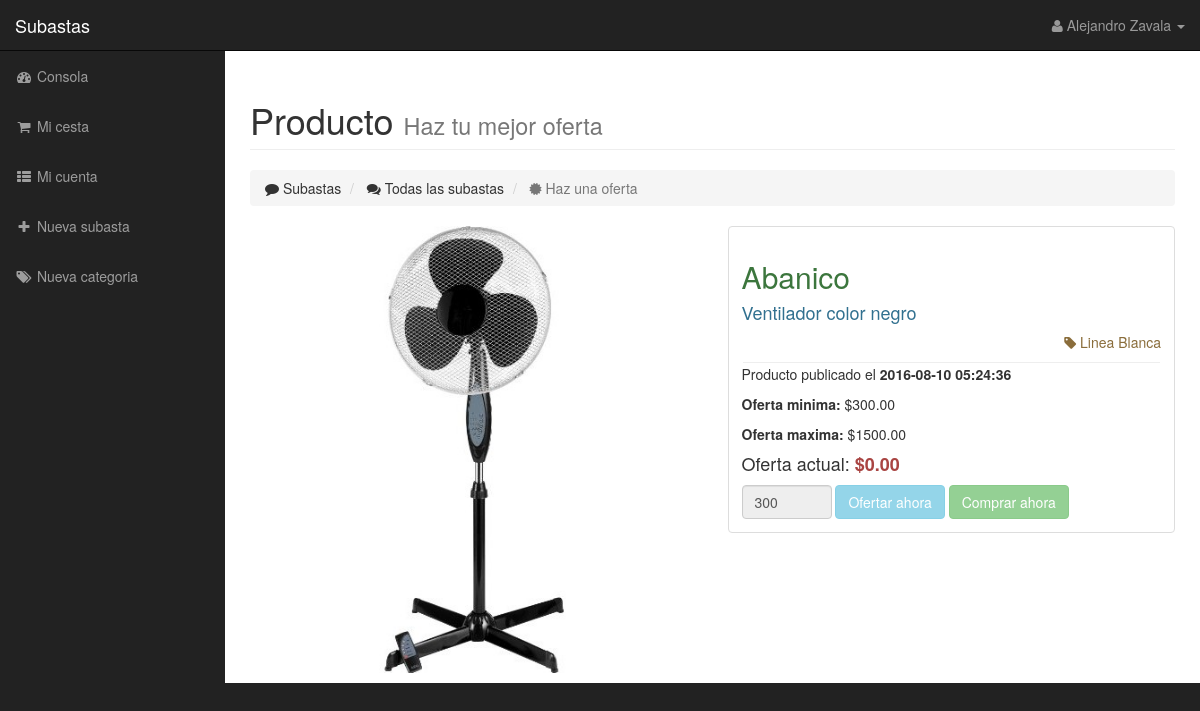
Page /subasta.php?id=3 (signed in) on the committed database.
### tables this page shows
CREATE TABLE IF NOT EXISTS `producto` (
  `id_producto` int(11) NOT NULL AUTO_INCREMENT,
  `nombre` varchar(100) NOT NULL,
  `descripcion` varchar(300) DEFAULT NULL,
  `imagen` varchar(300) DEFAULT NULL,
  `id_categoria` int(11) DEFAULT NULL,
  PRIMARY KEY (`id_producto`)
);

CREATE TABLE IF NOT EXISTS `categoria` (
  `id_categoria` int(11) NOT NULL AUTO_INCREMENT,
  `categoria` varchar(100) NOT NULL,
  `descripcion` varchar(300) DEFAULT NULL,
  PRIMARY KEY (`id_categoria`)
);

CREATE TABLE IF NOT EXISTS `subasta` (
  `id_subasta` int(11) NOT NULL AUTO_INCREMENT,
  `min` int(11) DEFAULT NULL,
  `max` int(11) DEFAULT NULL,
  `tiempo_ini` datetime NOT NULL,
  `tiempo_fin` datetime NOT NULL,
  `estado` int(11) NOT NULL,
  `comprador` int(11) DEFAULT NULL,
  `subastador` int(11) NOT NULL,
  `id_producto` int(11) NOT NULL,
  PRIMARY KEY (`id_subasta`)
);

### conexion/Conexion.php (called while the page is built, shortened)
<?php
    class Conexion{
    private $conn = null;
    public function __construct(){
        $this->conn = new mysqli("localhost", "root", "Fernando_87", "subastas");
        $this->conn->set_charset("utf8");
    }
    public function select($qry){
        $result = $this->conn->query($qry);
        return $result;
    }
    public function query($qry){
        if(!$this->conn->query($qry)){
            return false;
        }else{
            return true;
        }
        return null;
    }
}
?>

### subasta.php (the view, shortened to what this page needs)
<?php
  include ("conexion/Conexion.php");
  $bd = new Conexion();
  $id_sub = $_GET["id"];
?>
<!DOCTYPE html>
<html lang="es">
<head>
    <link href="css/bootstrap.min.css" rel="stylesheet">
    <link href="css/sb-admin.css" rel="stylesheet">
    <link href="css/plugins/morris.css" rel="stylesheet">
    <link href="font-awesome/css/font-awesome.min.css" rel="stylesheet" type="text/css">
</head>
<body>
    <div id="wrapper">
        <nav class="navbar navbar-inverse navbar-fixed-top" role="navigation">
            <div class="navbar-header">
                <a class="navbar-brand" href="subastas.php">Subastas</a>
            </div>
            <?php
              include ("header.php");
            ?>
            <?php
              include ("sidebar.php");
            ?>
        </nav>
        <div id="page-wrapper">
            <div class="container-fluid">
                <div class="row">
                    <div class="col-lg-12">
                        <h1 class="page-header">
                            Producto <small>Haz tu mejor oferta</small>
                        </h1>
                        <ol class="breadcrumb">
                            <li>
                                <i class="fa fa-comment"></i> Subastas
                            </li>
                            <li>
                                <i class="fa fa-comments"></i> Todas las subastas
                            </li>
                            <li class="active">
                                <i class="fa fa-certificate"></i> Haz una oferta
                            </li>
                        </ol>
                    </div>
                </div>
                <div class="row">
                  <?php
                      $res = $bd->select("SELECT * from subasta where id_subasta=$id_sub");
                      if($res->num_rows > 0){
                        while($row = $res->fetch_assoc()){
                          $min = $row["min"];
                          $max = $row["max"];
                          $ini = $row["tiempo_ini"];
                          $fin = $row["tiempo_fin"];
                          $estado = $row["estado"];
                          $subastador = $row["subastador"];
                          $id_producto = $row["id_producto"];
                          $res2 = $bd->select("SELECT * from producto where id_producto=$id_producto");
                          if($res2->num_rows > 0){
                            while($row2 = $res2->fetch_assoc()){
                              $nombre_p = $row2["nombre"];
                              $imagen_p = $row2["imagen"];
                              $descripcion_p = $row2["descripcion"];
                              $id_categoria = $row2["id_categoria"];
                              $result = $bd->select("SELECT * from categoria where id_categoria=$id_categoria");
                              $categoria_arr = mysqli_fetch_array($result);
                              $categoria = $categoria_arr["categoria"];
                              $res_count=$bd->select("SELECT count(*) as total from oferta where id_subasta=$id_sub");
                              $data=mysqli_fetch_array($res_count);
                              $count_ofert = $data['total'];
                              $res3 = $bd->select("SELECT * from oferta where id_subasta=$id_sub order by id_oferta desc limit 1");
                              if($res3->num_rows > 0){
                                while($row3 = $res3->fetch_assoc()){
                                  $id_oferta = $row3["id_oferta"];
                                  $oferta = $row3["oferta"];
                                  $ofertante_comp = $row3["comprador"];
                                  ?>
                                  <div class="col-sm-6 col-md-6">
                                      <?php
                                        echo "<img src='images/productos/$imagen_p' style='max-height: 450px; width: 100%;'>";
                                      ?>
                                  </div>
                                  <div class="col-sm-6 col-md-6">
                                    <div class="thumbnail">
                                      <div class="caption">
                                        <?php
                                          if($estado == 1 && $ofertante_comp != null){
                                            echo "<h1 class='text-danger'>VENDIDO | SOLD</h1>";
                                          }
                                        ?>
                                        <h2 class="text-success"><?php echo $nombre_p; ?></h2>
                                        <h4 class="text-info"><?php echo $descripcion_p; ?></h4>
                                        <p class="text-warning text-right"><i class="fa fa-tag"></i> <?php echo $categoria; ?></p>
                                        <hr style="margin: 1px 1px 1px 1px;">
                                        <p>Producto publicado el <?php echo "<b>$ini</b>"; ?></p>
                                        <p><?php  ?></p>
                                        <p id="tiempo"></p>
                                        <input type="hidden" id="limite" value="<?php echo $fin; ?>">
                                        <p><?php echo "<b>Ofertantes:</b> $count_ofert";?></p>
                                        <p><?php echo "<b>Oferta minima:</b> $$min.00"; ?></p>
                                        <p><?php echo "<b>Oferta maxima:</b> $$max.00"; ?></p>
                                        <h4>Oferta actual: <b class="text-danger"><?php echo "$$oferta.00"; ?></b></h4>
                                        <form class="form-inline" action="" method="post">
                                          <input type="hidden" name="id_user" value="<?php echo $_SESSION['id_usuario']; ?>">
                                          <input type="hidden" name="id_sub" value="<?php echo $id_sub; ?>">
                                          <input type="hidden" name="max" value="<?php echo $max; ?>">
                                          <input type="hidden" name="fin" value="<?php echo $fin; ?>">
                                          <?php
                                            if($estado == 1 || $_SESSION["id_usuario"] == $ofertante_comp || $_SESSION["id_usuario"] == $subastador){
                                              ?>
                                              <div class="form-group">
                                                <input type="number" disabled name="oferta" max="<?php echo $max;?>" min="<?php echo $oferta+1;?>" class="form-control" value="<?php echo $oferta+1;?>">
                                              </div>
                                              <button type="submit" disabled class="btn btn-warning" name="ofertar">Mejorar oferta</button>
                                              <button type="submit" disabled class="btn btn-success" name="comprar">Comprar ahora</button>
                                              <?php
                                            }elseif($estado == 0){
                                              ?>
                                              <div class="form-group">
                                                <input type="number" name="oferta" max="<?php echo $max;?>" min="<?php echo $oferta+1;?>" class="form-control" value="<?php echo $oferta+1;?>">
                                              </div>
                                              <button type="submit" class="btn btn-warning" name="ofertar">Mejorar oferta</button>
                                              <button type="submit" class="btn btn-success" name="comprar">Comprar ahora</button>
                                              <?php
                                            }
                                          ?>
                                        </form>
                                      </div>
                                    </div>
                                  </div>
                                  <?php
                                }
                              }else{
                                ?>
                                      <div class="col-sm-6 col-md-6">
                                          <?php
                                            echo "<img src='images/productos/$imagen_p' style='max-height: 450px; width: 100%;'>";
                                          ?>
                                      </div>
                                      <div class="col-sm-6 col-md-6">
                                        <div class="thumbnail">
                                          <div class="caption">
                                            <h2 class="text-success"><?php echo $nombre_p; ?></h2>
                                            <h4 class="text-info"><?php echo $descripcion_p; ?></h4>
                                            <p class="text-warning text-right"><i class="fa fa-tag"></i> <?php echo $categoria; ?></p>
                                            <hr style="margin: 1px 1px 1px 1px;">
                                            <p>Producto publicado el <?php echo "<b>$ini</b>"; ?></p>
                                            <p><?php echo "<b>Oferta minima:</b> $$min.00"; ?></p>
                                            <p><?php echo "<b>Oferta maxima:</b> $$max.00"; ?></p>
                                            <h4>Oferta actual: <b class="text-danger"><?php echo "$0.00"; ?></b></h4>
                                            <form class="form-inline" action="" method="post">
                                              <?php
                                                if($_SESSION["id_usuario"] == $subastador){
                                                  ?>
                                                  <div class="form-group">
                                                    <input type="number" disabled name="oferta" class="form-control" max="<?php echo $max;?>" min="<?php echo $min;?>" value="<?php echo $min;?>">
                                                  </div>
                                                  <button type="submit" disabled class="btn btn-info" name="ofertar">Ofertar ahora</button>
                                                  <button type="submit" disabled class="btn btn-success" name="comprar">Comprar ahora</button>
                                                  <?php
                                                }
                                              ?>
                                            </form>
                                          </div>
                                        </div>
                                      </div>
                                <?php
                              }
                            }
                          }else{
                            echo "<h4>Hubo un error al recuperar el producto</h4>";
                          }
                        }
                      }else{
                        echo "<h3>Por el momento no existen subastas</h3>";
                      }
                  ?>
                </div>
            </div>
        </div>
    </div>
</body>
</html>

### css/sb-admin.css (style rules this page uses)
body { margin-top: 100px; background-color: #222; }
@media (min-width:768px) { body { margin-top: 50px; } }
#wrapper { padding-left: 0; }
#page-wrapper { width: 100%; padding: 0; background-color: #fff; }
@media (min-width:768px) { #wrapper { padding-left: 225px; } }
@media (min-width:768px) { #page-wrapper { padding: 10px; } }

### rows in the picture
subasta: tiempo_ini "2016-08-10 05:24:36", min "300", max "1500", oferta "300"
producto: imagen (picture), nombre "Abanico", descripcion "Ventilador color negro", id_categoria.categoria "Linea Blanca"

### other values in the picture
$_SESSION["nomb_comp"] "Alejandro Zavala"
